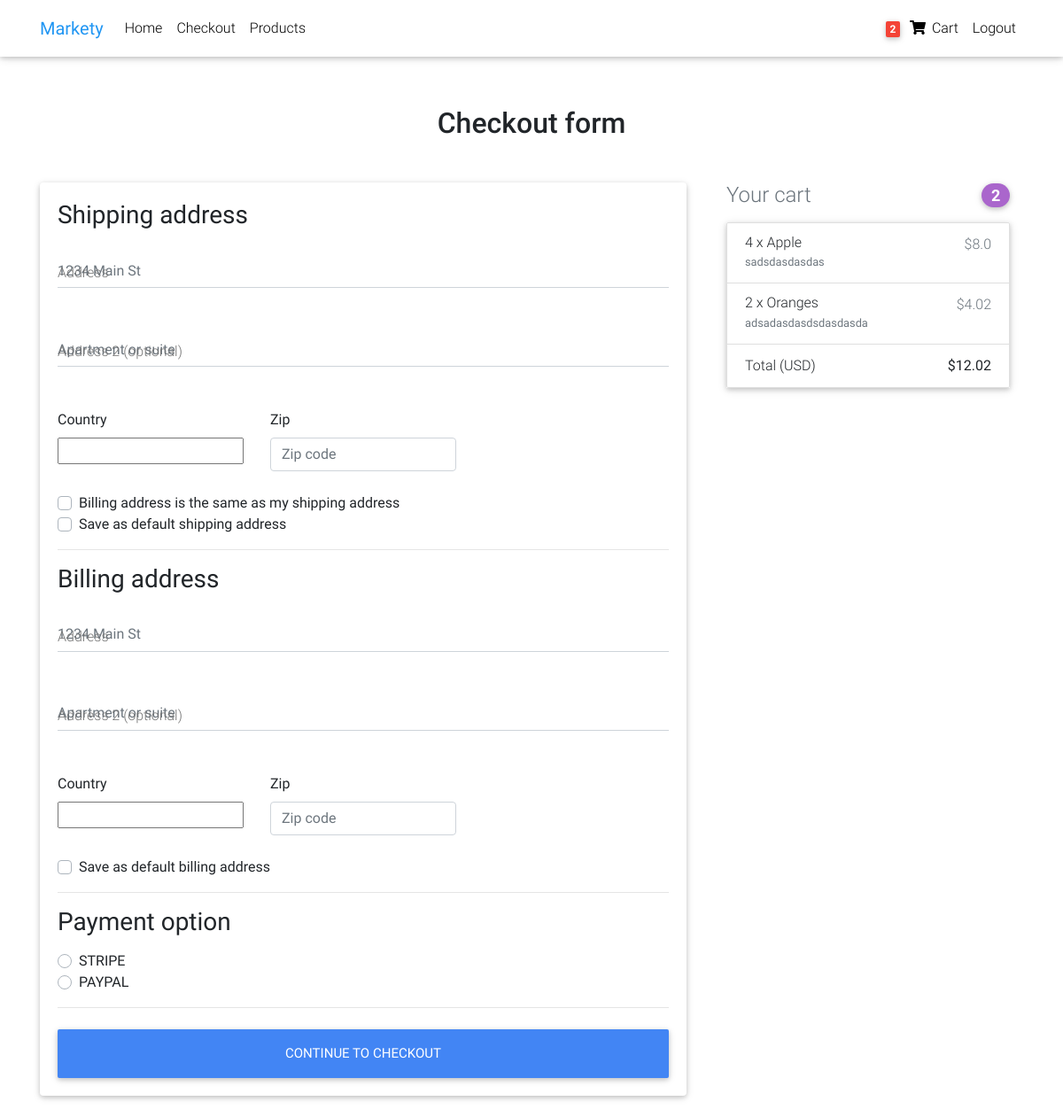
The page /checkout/ (signed in) on the database as committed earlier.
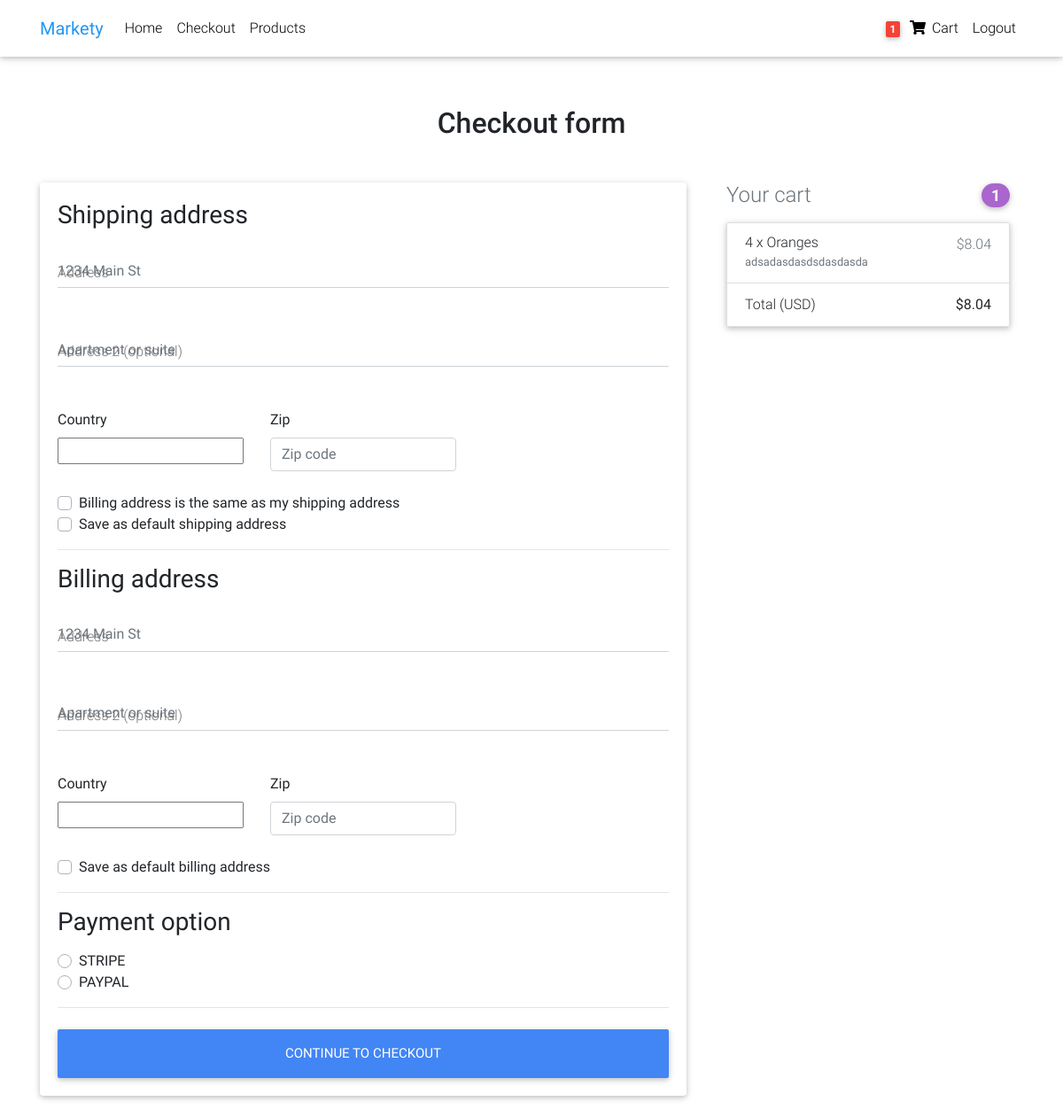
The same page on the database as committed later.
### core/models.py (models this page shows, shortened)
class Order(models.Model):
    user = models.ForeignKey(settings.AUTH_USER_MODEL, verbose_name=(""), on_delete=models.CASCADE)
    items = models.ManyToManyField(OrderItem, verbose_name=(""))
    start_date = models.DateTimeField((""), auto_now=False, auto_now_add=True)
    ordered_date = models.DateTimeField((), auto_now=False, auto_now_add=False)
    ordered = models.BooleanField(default=False)
    shipping_address = models.ForeignKey('Address', related_name='shipping_address', on_delete=models.SET_NULL, blank=True, null=True)
    billing_address = models.ForeignKey('Address', related_name='billing_address', on_delete=models.SET_NULL, blank=True, null=True)
    def get_total(self):
        total = 0
        for order_item in self.items.all():
            total += order_item.get_final_price()
        return total

class OrderItem(models.Model):
    user = models.ForeignKey(settings.AUTH_USER_MODEL, on_delete=models.CASCADE)
    ordered = models.BooleanField(default=False)
    item = models.ForeignKey(Item, on_delete=models.CASCADE)
    quantity = models.IntegerField(default=1)
    def get_total_discount_item_price(self):
        return self.quantity * self.item.discount_price
    def get_final_price(self):
        if self.item.discount_price:
            return self.get_total_discount_item_price()
        return self.get_total_item_price()

class Item(models.Model):
    title = models.CharField(max_length=100)
    price = models.FloatField()
    discount_price = models.FloatField(blank=True, null=True)
    category = models.CharField(choices=CATEGORY_CHOICES, max_length=2)
    label = models.CharField(choices=LABEL_CHOICES, max_length=1)
    slug = models.SlugField()
    description = models.TextField()

### core/views.py (the view, shortened to what this page needs)
# urls.py: path('checkout/', CheckoutView.as_view(), name="checkout" ),
class CheckoutView(View):
    def get(self, *args, **kwargs):
        try:
            order = Order.objects.get(user=self.request.user, ordered=False)
            form = CheckoutForm()
            context = {
                'form': form,
                'order': order,
            }
            shipping_address_qs = Address.objects.filter(
                user=self.request.user,
                address_type='S',
                default=True
            )
            if shipping_address_qs.exists():
                context.update(
                    {'default_shipping_address': shipping_address_qs[0]})
            billing_address_qs = Address.objects.filter(
                user=self.request.user,
                address_type='B',
                default=True
            )
            if billing_address_qs.exists():
                context.update(
                    {'default_billing_address': billing_address_qs[0]})
            return render(self.request, "checkout_form.html", context)
        except ObjectDoesNotExist:
            messages.info(self.request, "You do not have an active order")
            return redirect("core:checkout")

### core/forms.py
class CheckoutForm(forms.Form):
    shipping_address = forms.CharField(required=False)
    shipping_address2 = forms.CharField(required=False)
    shipping_country = CountryField(blank_label='(select country)').formfield(
        required=False,
        widget=CountrySelectWidget(attrs={
            'class': 'custom-select d-block w-100',}))
    shipping_zip = forms.CharField(required=False)
    billing_address = forms.CharField(required=False)
    billing_address2 = forms.CharField(required=False)
    billing_country = CountryField(blank_label='(select country)').formfield(
        required=False,
        widget=CountrySelectWidget(attrs={
            'class': 'custom-select d-block w-100',
        }))
    billing_zip = forms.CharField(required=False)
    same_billing_address = forms.BooleanField(required=False)
    set_default_shipping = forms.BooleanField(required=False)
    use_default_shipping = forms.BooleanField(required=False)
    set_default_billing = forms.BooleanField(required=False)
    use_default_billing = forms.BooleanField(required=False)
    payment_option = forms.ChoiceField(
        widget=forms.RadioSelect, choices=PAYMENT_CHOICES)

### core/templates/checkout_form.html (shortened to what this page needs)
{% extends "base.html" %}
{% load crispy_forms_tags %}
{% block content %}
    <main >
    <div class="container wow fadeIn">
      <h2 class="my-5 h2 text-center">Checkout form</h2>
      <div class="row">
        <div class="col-md-8 mb-4">
          <div class="card">
            <form method="POST" class="card-body">
              <h3>Shipping address</h3>
              <div class='hideable_shipping_form'>
                <div class="md-form mb-5">
                  <input type='text' placeholder='1234 Main St' id='shipping_address' name='shipping_address' class='form-control' />
                  <label for="shipping_address" class="">Address</label>
                </div>
                <div class="md-form mb-5">
                  <input type='text' placeholder='Apartment or suite' id='shipping_address2' name='shipping_address2' class='form-control' />
                  <label for="shipping_address2" class="">Address 2 (optional)</label>
                </div>
                <div class="row">
                  <div class="col-lg-4 col-md-12 mb-4">
                    <label for="country">Country</label>
                    {{ form.shipping_country }}
                  </div>
                  <div class="col-lg-4 col-md-6 mb-4">
                    <label for="shipping_zip">Zip</label>
                    <input type='text' placeholder='Zip code' id='shipping_zip' name='shipping_zip' class='form-control' />
                  </div>
                </div>
                <div class="custom-control custom-checkbox">
                  <label class="custom-control-label" for="same_billing_address">Billing address is the same as my shipping address</label>
                </div>
                <div class="custom-control custom-checkbox">
                  <label class="custom-control-label" for="set_default_shipping">Save as default shipping address</label>
                </div>
              </div>
              <hr>
              <h3>Billing address</h3>
              <div class='hideable_billing_form'>
                <div class="md-form mb-5">
                  <input type='text' placeholder='1234 Main St' id='billing_address' name='billing_address' class='form-control' />
                  <label for="billing_address" class="">Address</label>
                </div>
                <div class="md-form mb-5">
                  <input type='text' placeholder='Apartment or suite' id='billing_address2' name='billing_address2' class='form-control' />
                  <label for="billing_address2" class="">Address 2 (optional)</label>
                </div>
                <div class="row">
                  <div class="col-lg-4 col-md-12 mb-4">
                    <label for="country">Country</label>
                    {{ form.billing_country }}
                  </div>
                  <div class="col-lg-4 col-md-6 mb-4">
                    <label for="billing_zip">Zip</label>
                    <input type='text' placeholder='Zip code' id='billing_zip' name='billing_zip' class='form-control' />
                  </div>
                </div>
                <div class="custom-control custom-checkbox">
                  <label class="custom-control-label" for="set_default_billing">Save as default billing address</label>
                </div>
              </div>
              <hr>
              <h3>Payment option</h3>
              <div class="d-block my-3">
                {% for value, name in form.fields.payment_option.choices %}
                <div class="custom-control custom-radio">
                  <label class="custom-control-label" for="{{ name }}">{{ name }}</label>
                </div>
                {% endfor %}
              </div>
              <hr class="mb-4">
              <button class="btn btn-primary btn-lg btn-block" type="submit">Continue to checkout</button>
            </form>
          </div>
        </div>
        <div class="col-md-4 mb-4">
          {% include "order_snippet.html" %}
        </div>
      </div>
    </div>
  </main>
{% endblock content %}

### core/templates/navbar.html (shortened to what this page needs)
{% load cart_template_tags %}
<nav class="navbar fixed-top navbar-expand-lg navbar-light white scrolling-navbar">
    <div class="container">
      <a class="navbar-brand waves-effect" href="/">
        <strong class="blue-text">Markety</strong>
      </a>
      <div class="collapse navbar-collapse" id="navbarSupportedContent">
        <ul class="navbar-nav mr-auto">
          <li class="nav-item">
            <a class="nav-link waves-effect" href="/">Home
            </a>
          </li>
          <li class="nav-item">
            <a class="nav-link waves-effect" href="/checkout">
            Checkout</a>
          </li>
          <li class="nav-item">
            <a class="nav-link waves-effect" href="/products">
            Products</a>
          </li>
        </ul>
          <ul class="navbar-nav nav-flex-icons">
          {% if request.user.is_authenticated %}
          <li class="nav-item">
            <a href="{% url 'core:order-summary' %}" class="nav-link waves-effect">
              <span class="badge red z-depth-1 mr-1"> {{ request.user|cart_item_count }} </span>
              <i class="fas fa-shopping-cart"></i>
              <span class="clearfix d-none d-sm-inline-block"> Cart </span>
            </a>
          </li>
          <li class="nav-item">
            <a class="nav-link waves-effect" href="{% url 'account_logout' %}">
              <span class="clearfix d-none d-sm-inline-block"> Logout </span>
            </a>
          </li>
          {% endif %}
        </ul>
      </div>
    </div>
  </nav>

### core/templates/order_snippet.html (shortened to what this page needs)
<div class="col-md-12 mb-4">
    <h4 class="d-flex justify-content-between align-items-center mb-3">
    <span class="text-muted">Your cart</span>
    <span class="badge badge-secondary badge-pill">{{ order.items.count }}</span>
    </h4>
    <ul class="list-group mb-3 z-depth-1">
    {% for order_item in order.items.all %}
    <li class="list-group-item d-flex justify-content-between lh-condensed">
        <div>
        <h6 class="my-0">{{ order_item.quantity }} x {{ order_item.item.title}}</h6>
        <small class="text-muted">{{ order_item.item.description}}</small>
        </div>
        <span class="text-muted">${{ order_item.get_final_price }}</span>
    </li>
    {% endfor %}
    <li class="list-group-item d-flex justify-content-between">
        <span>Total (USD)</span>
        <strong>${{ order.get_total }}</strong>
    </li>
    </ul>
</div>

Rows that differ between the two databases and show on the page:
no longer on this page (row edited): OrderItem: quantity "4", item "Apple", item.description "sadsdasdasdas", get_final_price "8.0"
changed through a linked row, Order: items.count "2" → "1"; get_total "12.02" → "8.04"
changed OrderItem "Oranges": quantity "2" → "4"; get_final_price "4.02" → "8.04"
Other text that changed with them:
{{ request.user|cart_item_count }}: "2" → "1"
